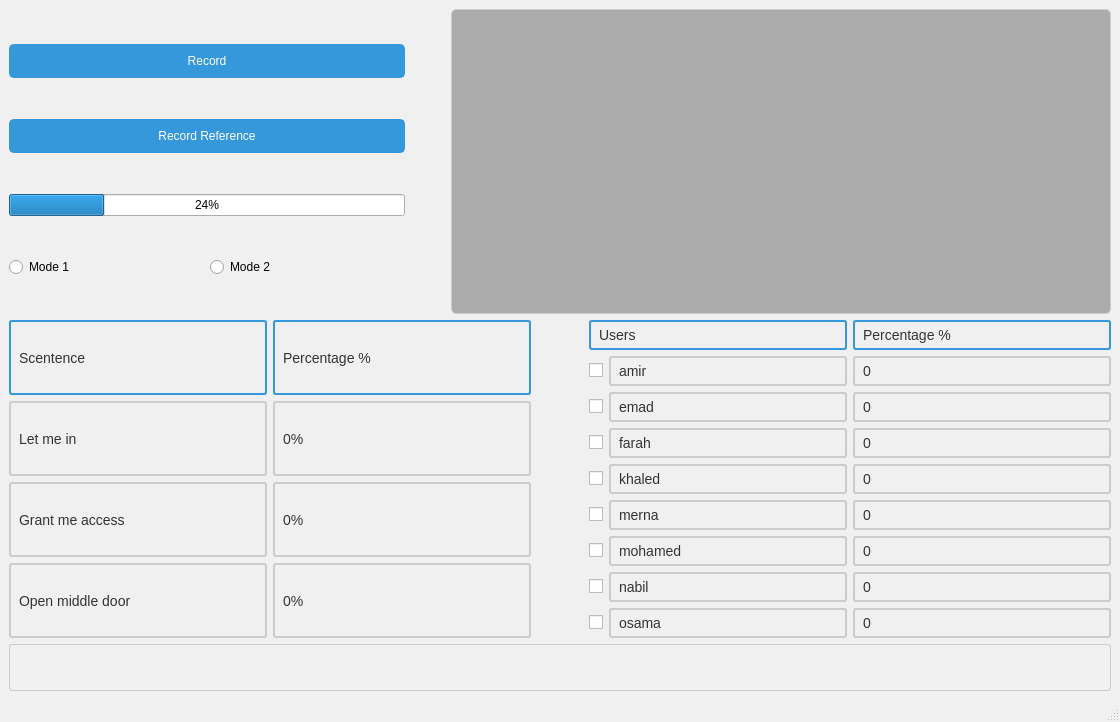
<?xml version="1.0" encoding="UTF-8"?>
<ui version="4.0">
 <class>MainWindow</class>
 <widget class="QMainWindow" name="MainWindow">
  <property name="geometry">
   <rect>
    <x>0</x>
    <y>0</y>
    <width>1120</width>
    <height>722</height>
   </rect>
  </property>
  <property name="windowTitle">
   <string>MainWindow</string>
  </property>
  <property name="styleSheet">
   <string notr="true">QMainWindow {
    background-color: #f0f0f0; /* Set the background color for the main window */
}

QPushButton {
    background-color: #3498db; /* Blue background color */
    color: white; /* White text color */
    border: 2px solid #3498db; /* Blue border */
    padding: 8px 16px; /* Padding inside the button */
    border-radius: 5px; /* Rounded corners */
}

QPushButton:hover {
    background-color: #2980b9; /* Darker blue when hovered */
}

QLabel {
    font-size: 14px; /* Set font size for labels */
    color: #333; /* Dark text color */
    border: 2px solid #ccc; /* Light gray border */
    padding: 5px; /* Padding for labels */
    border-radius: 3px; /* Rounded corners */
}
QLabel:hover {
    background-color: #ecf0f1; /* Light gray background when hovered */
}

QLineEdit {
    padding: 5px; /* Padding for line edit */
    border: 1px solid #ccc; /* Light gray border */
    border-radius: 3px; /* Rounded corners */
}

QWidget#spectro {
    background-color: #fff; /* White background color for the spectrogram widget */
    border: 1px solid #ccc; /* Light gray border */
    border-radius: 5px; /* Rounded corners */
}

/* Scroll bar style */
QScrollBar:vertical {
    border: 1px solid #ccc; /* Light gray border */
    background: #f0f0f0; /* Background color */
    width: 10px; /* Width of the scroll bar */
    margin: 0px 0px 0px 0px;
}

QScrollBar::handle:vertical {
    background: #3498db; /* Blue handle color */
    min-height: 20px; /* Minimum height of the handle */
    border-radius: 5px; /* Rounded corners */
}

QScrollBar::add-line:vertical {
    height: 0px;
    subcontrol-position: bottom;
    subcontrol-origin: margin;
}

QScrollBar::sub-line:vertical {
    height: 0px;
    subcontrol-position: top;
    subcontrol-origin: margin;
}

/* Add more styles as needed for specific elements in your UI */
</string>
  </property>
  <widget class="QWidget" name="centralwidget">
   <layout class="QVBoxLayout" name="verticalLayout" stretch="5,5,0">
    <item>
     <layout class="QHBoxLayout" name="horizontalLayout" stretch="3,0,5">
      <item>
       <layout class="QVBoxLayout" name="verticalLayout_3" stretch="0,0,0,0">
        <property name="sizeConstraint">
         <enum>QLayout::SetDefaultConstraint</enum>
        </property>
        <item>
         <widget class="QPushButton" name="record_btn">
          <property name="text">
           <string>Record</string>
          </property>
         </widget>
        </item>
        <item>
         <widget class="QPushButton" name="pattern_btn">
          <property name="text">
           <string>Record Reference</string>
          </property>
         </widget>
        </item>
        <item>
         <widget class="QProgressBar" name="progressBar">
          <property name="value">
           <number>24</number>
          </property>
         </widget>
        </item>
        <item>
         <layout class="QHBoxLayout" name="horizontalLayout_2">
          <item>
           <widget class="QRadioButton" name="mode_1">
            <property name="text">
             <string>Mode 1</string>
            </property>
            <attribute name="buttonGroup">
             <string notr="true">buttonGroup</string>
            </attribute>
           </widget>
          </item>
          <item>
           <widget class="QRadioButton" name="mode_2">
            <property name="text">
             <string>Mode 2</string>
            </property>
            <attribute name="buttonGroup">
             <string notr="true">buttonGroup</string>
            </attribute>
           </widget>
          </item>
         </layout>
        </item>
       </layout>
      </item>
      <item>
       <spacer name="horizontalSpacer">
        <property name="orientation">
         <enum>Qt::Horizontal</enum>
        </property>
        <property name="sizeHint" stdset="0">
         <size>
          <width>40</width>
          <height>20</height>
         </size>
        </property>
       </spacer>
      </item>
      <item>
       <widget class="QWidget" name="spectro" native="true">
        <property name="styleSheet">
         <string notr="true">background-color: rgb(171, 171, 171);
</string>
        </property>
       </widget>
      </item>
     </layout>
    </item>
    <item>
     <layout class="QHBoxLayout" name="horizontalLayout_3" stretch="5,5,1,5,5">
      <item>
       <layout class="QVBoxLayout" name="verticalLayout_2">
        <item>
         <widget class="QLabel" name="label_5">
          <property name="styleSheet">
           <string notr="true">border-color: rgb(52, 152, 219);</string>
          </property>
          <property name="text">
           <string>Scentence</string>
          </property>
         </widget>
        </item>
        <item>
         <widget class="QLabel" name="label_2">
          <property name="text">
           <string>Let me in</string>
          </property>
         </widget>
        </item>
        <item>
         <widget class="QLabel" name="label_4">
          <property name="text">
           <string>Grant me access</string>
          </property>
         </widget>
        </item>
        <item>
         <widget class="QLabel" name="label_3">
          <property name="text">
           <string>Open middle door</string>
          </property>
         </widget>
        </item>
       </layout>
      </item>
      <item>
       <layout class="QVBoxLayout" name="verticalLayout_4">
        <property name="rightMargin">
         <number>0</number>
        </property>
        <item>
         <widget class="QLabel" name="label_6">
          <property name="styleSheet">
           <string notr="true">border-color: rgb(52, 152, 219);</string>
          </property>
          <property name="text">
           <string>Percentage %</string>
          </property>
         </widget>
        </item>
        <item>
         <widget class="QLabel" name="let_perc_label">
          <property name="text">
           <string>0%</string>
          </property>
         </widget>
        </item>
        <item>
         <widget class="QLabel" name="grant_perc_label">
          <property name="text">
           <string>0%</string>
          </property>
         </widget>
        </item>
        <item>
         <widget class="QLabel" name="open_perc_label">
          <property name="text">
           <string>0%</string>
          </property>
         </widget>
        </item>
       </layout>
      </item>
      <item>
       <spacer name="horizontalSpacer_2">
        <property name="orientation">
         <enum>Qt::Horizontal</enum>
        </property>
        <property name="sizeHint" stdset="0">
         <size>
          <width>40</width>
          <height>20</height>
         </size>
        </property>
       </spacer>
      </item>
      <item>
       <layout class="QVBoxLayout" name="verticalLayout_8">
        <item>
         <widget class="QLabel" name="label_11">
          <property name="styleSheet">
           <string notr="true">border-color: rgb(52, 152, 219);</string>
          </property>
          <property name="text">
           <string>Users</string>
          </property>
         </widget>
        </item>
        <item>
         <layout class="QHBoxLayout" name="horizontalLayout_7" stretch="0,5">
          <item>
           <widget class="QCheckBox" name="checkBox_1">
            <property name="text">
             <string/>
            </property>
           </widget>
          </item>
          <item>
           <widget class="QLabel" name="label_names_1">
            <property name="text">
             <string>amir</string>
            </property>
           </widget>
          </item>
         </layout>
        </item>
        <item>
         <layout class="QHBoxLayout" name="horizontalLayout_12" stretch="0,5">
          <item>
           <widget class="QCheckBox" name="checkBox_2">
            <property name="text">
             <string/>
            </property>
           </widget>
          </item>
          <item>
           <widget class="QLabel" name="label_names_2">
            <property name="text">
             <string>emad</string>
            </property>
           </widget>
          </item>
         </layout>
        </item>
        <item>
         <layout class="QHBoxLayout" name="horizontalLayout_8" stretch="0,5">
          <item>
           <widget class="QCheckBox" name="checkBox_3">
            <property name="text">
             <string/>
            </property>
           </widget>
          </item>
          <item>
           <widget class="QLabel" name="label_names_3">
            <property name="text">
             <string>farah</string>
            </property>
           </widget>
          </item>
         </layout>
        </item>
        <item>
         <layout class="QHBoxLayout" name="horizontalLayout_11" stretch="0,5">
          <item>
           <widget class="QCheckBox" name="checkBox_4">
            <property name="text">
             <string/>
            </property>
           </widget>
          </item>
          <item>
           <widget class="QLabel" name="label_names_4">
            <property name="text">
             <string>khaled</string>
            </property>
           </widget>
          </item>
         </layout>
        </item>
        <item>
         <layout class="QHBoxLayout" name="horizontalLayout_10" stretch="0,5">
          <item>
           <widget class="QCheckBox" name="checkBox_5">
            <property name="text">
             <string/>
            </property>
           </widget>
          </item>
          <item>
           <widget class="QLabel" name="label_names_5">
            <property name="text">
             <string>merna</string>
            </property>
           </widget>
          </item>
         </layout>
        </item>
        <item>
         <layout class="QHBoxLayout" name="horizontalLayout_5" stretch="0,5">
          <item>
           <widget class="QCheckBox" name="checkBox_6">
            <property name="text">
             <string/>
            </property>
           </widget>
          </item>
          <item>
           <widget class="QLabel" name="label_names_6">
            <property name="text">
             <string>mohamed</string>
            </property>
           </widget>
          </item>
         </layout>
        </item>
        <item>
         <layout class="QHBoxLayout" name="horizontalLayout_9" stretch="0,5">
          <item>
           <widget class="QCheckBox" name="checkBox_7">
            <property name="text">
             <string/>
            </property>
           </widget>
          </item>
          <item>
           <widget class="QLabel" name="label_names_7">
            <property name="text">
             <string>nabil</string>
            </property>
           </widget>
          </item>
         </layout>
        </item>
        <item>
         <layout class="QHBoxLayout" name="horizontalLayout_4" stretch="0,5">
          <item>
           <widget class="QCheckBox" name="checkBox_8">
            <property name="text">
             <string/>
            </property>
           </widget>
          </item>
          <item>
           <widget class="QLabel" name="label_names_8">
            <property name="text">
             <string>osama</string>
            </property>
           </widget>
          </item>
         </layout>
        </item>
       </layout>
      </item>
      <item>
       <layout class="QVBoxLayout" name="verticalLayout_7">
        <item>
         <widget class="QLabel" name="label_12">
          <property name="styleSheet">
           <string notr="true">border-color: rgb(52, 152, 219);</string>
          </property>
          <property name="text">
           <string>Percentage %</string>
          </property>
         </widget>
        </item>
        <item>
         <widget class="QLabel" name="label_p_1">
          <property name="text">
           <string>0</string>
          </property>
         </widget>
        </item>
        <item>
         <widget class="QLabel" name="label_p_2">
          <property name="text">
           <string>0</string>
          </property>
         </widget>
        </item>
        <item>
         <widget class="QLabel" name="label_p_3">
          <property name="text">
           <string>0</string>
          </property>
         </widget>
        </item>
        <item>
         <widget class="QLabel" name="label_p_4">
          <property name="text">
           <string>0</string>
          </property>
         </widget>
        </item>
        <item>
         <widget class="QLabel" name="label_p_5">
          <property name="text">
           <string>0</string>
          </property>
         </widget>
        </item>
        <item>
         <widget class="QLabel" name="label_p_6">
          <property name="text">
           <string>0</string>
          </property>
         </widget>
        </item>
        <item>
         <widget class="QLabel" name="label_p_7">
          <property name="text">
           <string>0</string>
          </property>
         </widget>
        </item>
        <item>
         <widget class="QLabel" name="label_p_8">
          <property name="text">
           <string>0</string>
          </property>
         </widget>
        </item>
       </layout>
      </item>
     </layout>
    </item>
    <item>
     <widget class="QLabel" name="out_put_label">
      <property name="styleSheet">
       <string notr="true">QMainWindow {
    background-color: #f0f0f0; /* Set the background color for the main window */
}

QPushButton {
    background-color: #3498db; /* Blue background color */
    color: white; /* White text color */
    border: 2px solid #3498db; /* Blue border */
    padding: 8px 16px; /* Padding inside the button */
    border-radius: 5px; /* Rounded corners */
}

QPushButton:hover {
    background-color: #2980b9; /* Darker blue when hovered */
}

QLabel {
    font-size: 30px; /* Set font size for labels */
    color: #333; /* Dark text color */
    border: 1px solid #ccc; /* Light gray border */
    padding: 5px; /* Padding for labels */
    border-radius: 3px; /* Rounded corners */
}

QLineEdit {
    padding: 5px; /* Padding for line edit */
    border: 1px solid #ccc; /* Light gray border */
    border-radius: 3px; /* Rounded corners */
}

QWidget#spectro {
    background-color: #fff; /* White background color for the spectrogram widget */
    border: 1px solid #ccc; /* Light gray border */
    border-radius: 5px; /* Rounded corners */
}

/* Scroll bar style */
QScrollBar:vertical {
    border: 1px solid #ccc; /* Light gray border */
    background: #f0f0f0; /* Background color */
    width: 10px; /* Width of the scroll bar */
    margin: 0px 0px 0px 0px;
}

QScrollBar::handle:vertical {
    background: #3498db; /* Blue handle color */
    min-height: 20px; /* Minimum height of the handle */
    border-radius: 5px; /* Rounded corners */
}

QScrollBar::add-line:vertical {
    height: 0px;
    subcontrol-position: bottom;
    subcontrol-origin: margin;
}

QScrollBar::sub-line:vertical {
    height: 0px;
    subcontrol-position: top;
    subcontrol-origin: margin;
}

/* Add more styles as needed for specific elements in your UI */

</string>
      </property>
      <property name="text">
       <string/>
      </property>
     </widget>
    </item>
   </layout>
  </widget>
  <widget class="QMenuBar" name="menubar">
   <property name="geometry">
    <rect>
     <x>0</x>
     <y>0</y>
     <width>1120</width>
     <height>26</height>
    </rect>
   </property>
  </widget>
  <widget class="QStatusBar" name="statusbar"/>
 </widget>
 <resources/>
 <connections/>
 <buttongroups>
  <buttongroup name="buttonGroup"/>
 </buttongroups>
</ui>
